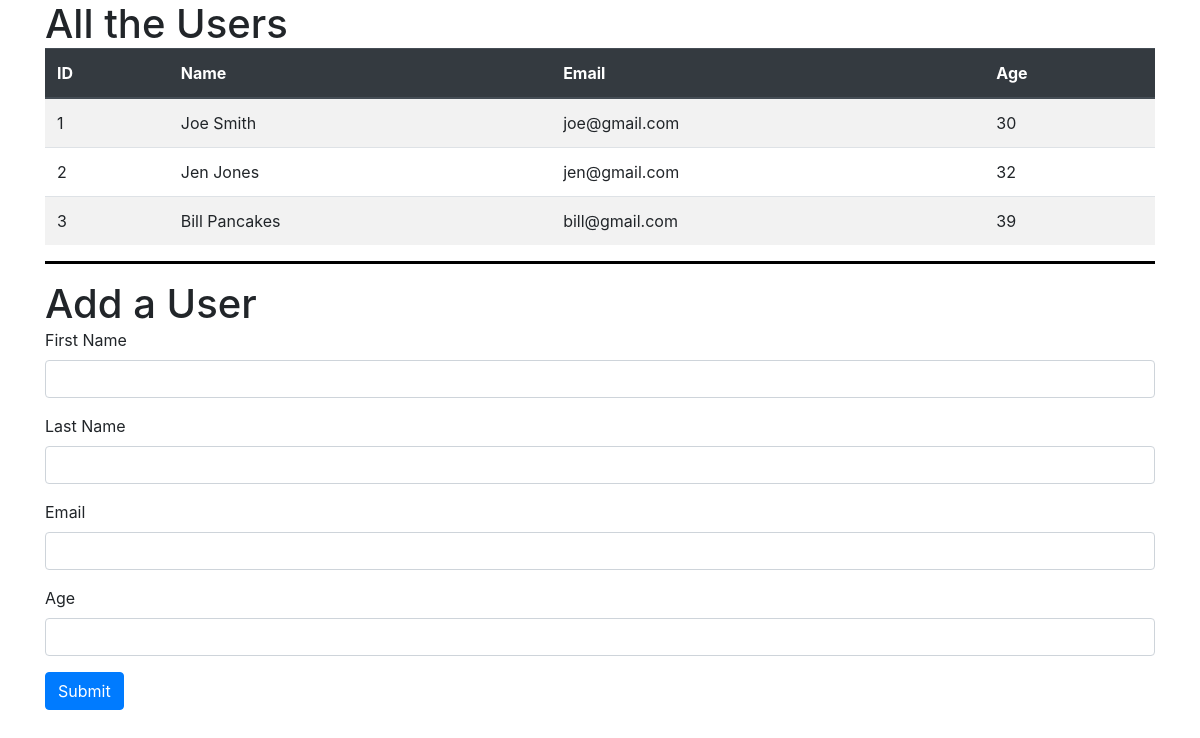
The app's page /, older data.
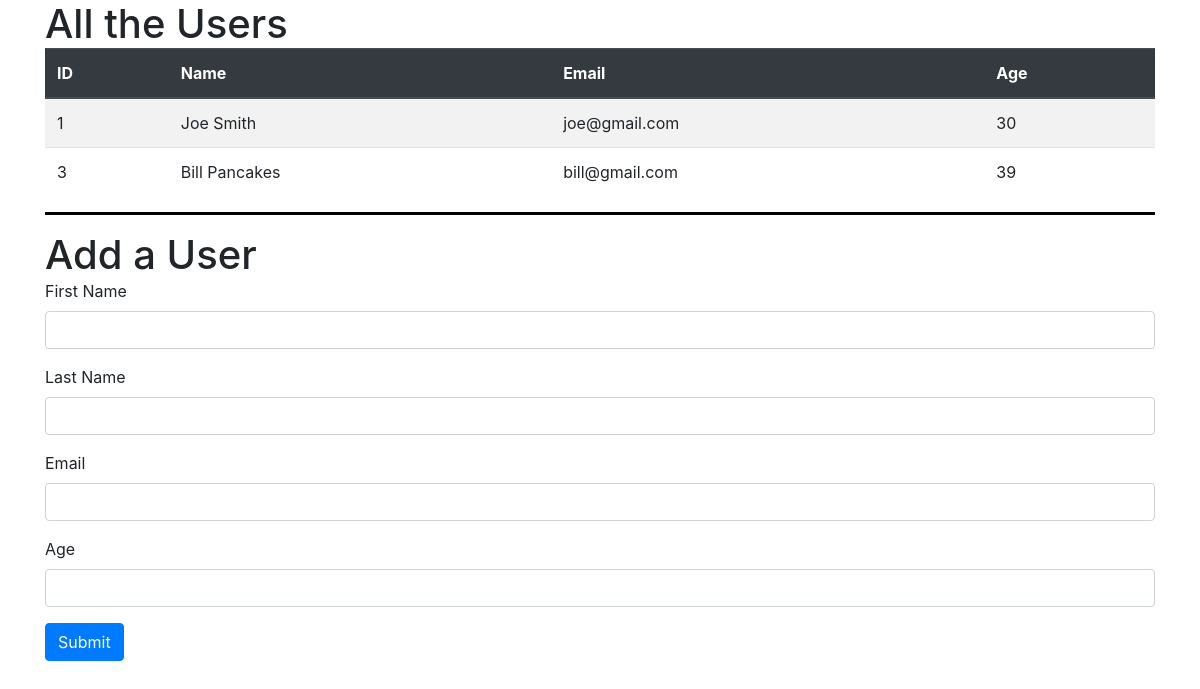
The same page, newer data.
### users_app/models.py (models this page shows)
class User(models.Model):
    first_name = models.CharField(max_length=255)
    last_name = models.CharField(max_length=255)
    email_address = models.EmailField(unique=True)
    age = models.IntegerField()
    created_at = models.DateTimeField(auto_now_add=True)
    updated_at = models.DateTimeField(auto_now=True)
    @property
    def full_name(self):
        return '{} {}'.format(self.first_name, self.last_name)

### users_app/views.py (the view)
# urls.py: path('', views.index),
def index(request):
    context = {
        'users': User.objects.all()
    }
    return render(request, 'index.html', context)

### users_app/templates/index.html (shortened to what this page needs)
<!DOCTYPE html>
<html lang="en">
    <head>
        <link
            rel="stylesheet"
            href="https://stackpath.bootstrapcdn.com/bootstrap/4.5.2/css/bootstrap.min.css"
        />
        {% load static %}
        <link rel="stylesheet" href="{% static 'css/style.css'%}" />
    </head>
    <body>
        <div class="container">
            <h1>All the Users</h1>
            <div class="row">
                <div class="col">
                    <table class="table table-striped">
                        <thead class="thead-dark">
                            <tr>
                                <th scope="col">ID</th>
                                <th scope="col">Name</th>
                                <th scope="col">Email</th>
                                <th scope="col">Age</th>
                            </tr>
                        </thead>
                        <tbody>
                            {% for user in users %}
                            <tr>
                                <td>{{ user.id }}</td>
                                <td>{{ user.full_name }}</td>
                                <td>{{ user.email_address }}</td>
                                <td>{{ user.age }}</td>
                            </tr>
                            {% endfor %}
                        </tbody>
                    </table>
                    <hr />
                    <h1>Add a User</h1>
                    <form action="/create" method="post">
                        <div class="form-group">
                            <label for="first_name">First Name</label>
                            <input type="text" id="first_name" name="first_name" class="form-control" />
                        </div>
                        <div class="form-group">
                            <label for="last_name">Last Name</label>
                            <input type="text" id="last_name" name="last_name" class="form-control" />
                        </div>
                        <div class="form-group">
                            <label for="email">Email</label>
                            <input type="email" name="email" id="email" class="form-control" />
                        </div>
                        <div class="form-group">
                            <label for="age">Age</label>
                            <input type="number" name="age" id="age" class="form-control" />
                        </div>
                        <button class="btn btn-primary">Submit</button>
                    </form>
                </div>
            </div>
        </div>
    </body>
</html>

Row changes from the older to the newer data that the page shows:
removed User: id "2", full_name "Jen Jones", email_address "jen@gmail.com", age "32"
